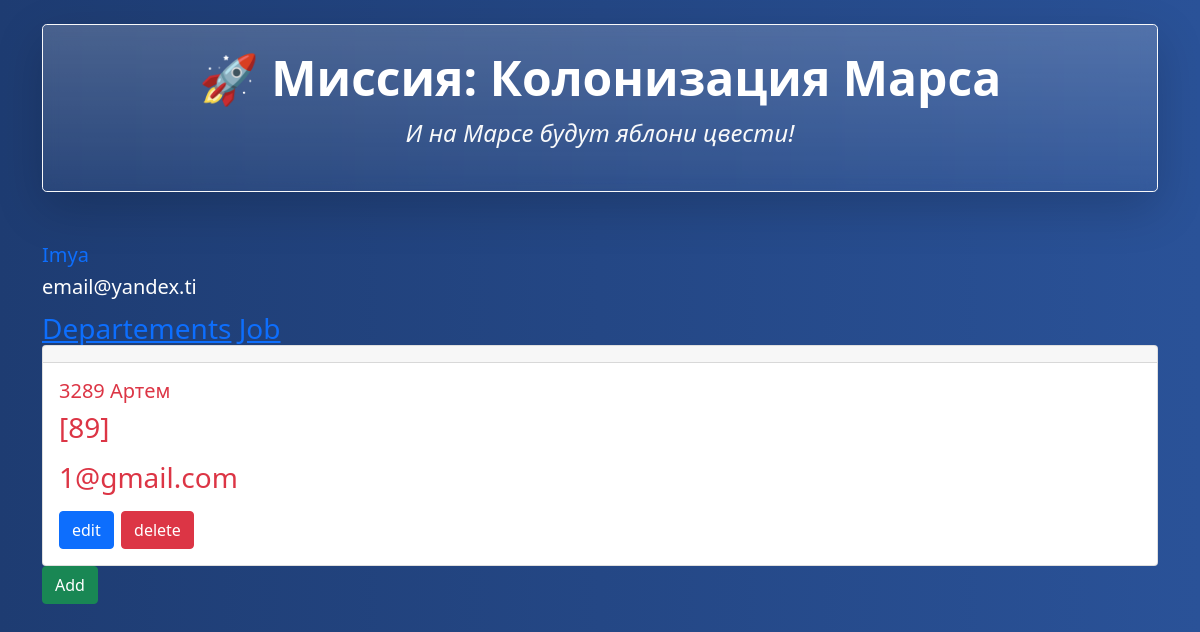
/departments (signed in), run on the app's committed database.
### data/marsone.py (models this page shows)
class User(SqlAlchemyBase, UserMixin):
    __tablename__ = 'users'
    id = sqlalchemy.Column(
        sqlalchemy.Integer, primary_key=True, autoincrement=True)
    surname = sqlalchemy.Column(sqlalchemy.String(50), nullable=True)
    name = sqlalchemy.Column(sqlalchemy.String(50), nullable=True)
    age = sqlalchemy.Column(sqlalchemy.Integer)
    position = sqlalchemy.Column(sqlalchemy.String(100))
    speciality = sqlalchemy.Column(sqlalchemy.String(100))
    address = sqlalchemy.Column(sqlalchemy.String(200))
    email = sqlalchemy.Column(sqlalchemy.String(
        120), index=True, unique=True, nullable=True)
    hashed_password = sqlalchemy.Column(sqlalchemy.String(128), nullable=True)
    modified_date = sqlalchemy.Column(
        sqlalchemy.DateTime,
        default=datetime.datetime.now,
        onupdate=datetime.datetime.now
    )
    jobs = orm.relationship("Jobs", back_populates="user")
    department = orm.relationship('Department', back_populates='user')

class Department(SqlAlchemyBase):
    __tablename__ = 'department'
    id = chemy.Column(chemy.Integer, primary_key=True, autoincrement=True)
    title = chemy.Column(chemy.String)
    chief = chemy.Column(chemy.Integer, chemy.ForeignKey('users.id'))
    members = chemy.Column(chemy.JSON)
    email = chemy.Column(chemy.String)
    user = orm.relationship("User", back_populates="department")

### app.py (the view)
@app.route('/departments')
def homedep():
    ses = create_session()
    if current_user.is_authenticated:
        jobs = ses.query(Department).all()
        return render_template('departmnt.html', jobs=jobs, current_user=current_user)
    else:
        return redirect('/login')

### app.py (called while the page is built)
@login_manager.user_loader
def load_user(user_id):
    session = create_session()
    return session.query(User).get(user_id)

### data/db_session.py (called while the page is built)
def create_session() -> Session:
    global __factory
    return __factory()

### templates/departmnt.html (shortened to what this page needs)
{% extends 'base.html' %}
{% block content %}
<div>
    {% if current_user.is_authenticated %}
    <a class="navbar-brand" href="/logout">{{ current_user.name }}</a>
    <h3 class='navbar-brand'>{{ current_user.email }}<h3>
    {% else %}
      <p>
          <a class="btn btn-primary " href="/register">Зарегистрироваться</a>
          <a class="btn btn-success" href="/login">Войти</a>
      </p>
{% endif %}
  <div>
    <a href='/departments', class'btn btn-success'>Departements</a>
    <a href='' clas='btn btn-success'>Job</a>
    </div>
  {% for elem in jobs %}
      <div class="card text-danger">
      <div class="card-header">
      </div>
      <div class="card-body">
        <h5 class="card-title">{{ elem.title}} {{ elem.user.name }}</h5>
        <p class="card-text">{{ elem.members}}</p>
        <p class="card-text">{{ elem.email}}</p>
        <a href="eddep/{{ elem.id }}" class="btn btn-primary">edit</a>
        <a href="deldep/{{ elem.id }}" class="btn btn-danger">delete</a>
      </div>
    </div>
  {% endfor %}
  <a href='/adddep', class='btn btn-success'>Add</a>
</div>
{% endblock %}

### static/css/base.css (style rules this page uses)
body { background: linear-gradient(to right, #1e3c72, #2a5298); }

### data on the page
User: name "Imya", email "email@yandex.ti"
Department: title "3289", user.name "Артем", members "[89]", email "1@gmail.com"
